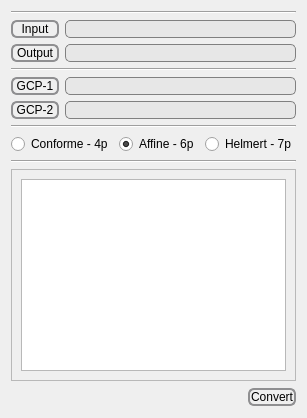
         <widget class="QWidget" name="tab_3">
          <attribute name="title">
           <string>TXT-Reprojection</string>
          </attribute>
          <layout class="QVBoxLayout" name="verticalLayout_7">
           <item>
            <layout class="QGridLayout" name="gridLayout_4">
             <item row="1" column="0">
              <widget class="QPushButton" name="rpjtxtInput">
               <property name="styleSheet">
                <string notr="true">QPushButton {
     border: 2px solid #8f8f91;
     border-radius: 6px;
     background-color: qlineargradient(x1: 0, y1: 0, x2: 0, y2: 1,
                                       stop: 0 #f6f7fa, stop: 1 #dadbde);
     min-width: 44px;
 }

 QPushButton:pressed {
     background-color: qlineargradient(x1: 0, y1: 0, x2: 0, y2: 1,
                                       stop: 0 #dadbde, stop: 1 #f6f7fa);
 }

 QPushButton:flat {
     border: none; /* no border for a flat push button */
 }

 QPushButton:default {
     border-color: navy; /* make the default button prominent */
 }</string>
               </property>
               <property name="text">
                <string>Input</string>
               </property>
              </widget>
             </item>
             <item row="4" column="0">
              <widget class="QPushButton" name="rpjtxtGCP1">
               <property name="styleSheet">
                <string notr="true">QPushButton {
     border: 2px solid #8f8f91;
     border-radius: 6px;
     background-color: qlineargradient(x1: 0, y1: 0, x2: 0, y2: 1,
                                       stop: 0 #f6f7fa, stop: 1 #dadbde);
     min-width: 44px;
 }

 QPushButton:pressed {
     background-color: qlineargradient(x1: 0, y1: 0, x2: 0, y2: 1,
                                       stop: 0 #dadbde, stop: 1 #f6f7fa);
 }

 QPushButton:flat {
     border: none; /* no border for a flat push button */
 }

 QPushButton:default {
     border-color: navy; /* make the default button prominent */
 }</string>
               </property>
               <property name="text">
                <string>GCP-1</string>
               </property>
              </widget>
             </item>
             <item row="5" column="0">
              <widget class="QPushButton" name="rpjtxtGCP2">
               <property name="styleSheet">
                <string notr="true">QPushButton {
     border: 2px solid #8f8f91;
     border-radius: 6px;
     background-color: qlineargradient(x1: 0, y1: 0, x2: 0, y2: 1,
                                       stop: 0 #f6f7fa, stop: 1 #dadbde);
     min-width: 44px;
 }

 QPushButton:pressed {
     background-color: qlineargradient(x1: 0, y1: 0, x2: 0, y2: 1,
                                       stop: 0 #dadbde, stop: 1 #f6f7fa);
 }

 QPushButton:flat {
     border: none; /* no border for a flat push button */
 }

 QPushButton:default {
     border-color: navy; /* make the default button prominent */
 }</string>
               </property>
               <property name="text">
                <string>GCP-2</string>
               </property>
              </widget>
             </item>
             <item row="1" column="1">
              <widget class="QLineEdit" name="rpjtxtInput_file">
               <property name="styleSheet">
                <string notr="true">QLineEdit {
     border: 1px solid gray;
     border-radius: 5px;
     padding: 0 8px;
     background: rgb(231, 231, 231);
 }</string>
               </property>
              </widget>
             </item>
             <item row="4" column="1">
              <widget class="QLineEdit" name="rpjtxtGCP1_file">
               <property name="styleSheet">
                <string notr="true">QLineEdit {
     border: 1px solid gray;
     border-radius: 5px;
     padding: 0 8px;
     background: rgb(231, 231, 231);
 }</string>
               </property>
              </widget>
             </item>
             <item row="5" column="1">
              <widget class="QLineEdit" name="rpjtxtGCP2_file">
               <property name="styleSheet">
                <string notr="true">QLineEdit {
     border: 1px solid gray;
     border-radius: 5px;
     padding: 0 8px;
     background: rgb(231, 231, 231);
 }</string>
               </property>
              </widget>
             </item>
             <item row="3" column="0" colspan="2">
              <widget class="Line" name="line_4">
               <property name="orientation">
                <enum>Qt::Horizontal</enum>
               </property>
              </widget>
             </item>
             <item row="2" column="0">
              <widget class="QPushButton" name="rpjtxtOutput">
               <property name="styleSheet">
                <string notr="true">QPushButton {
     border: 2px solid #8f8f91;
     border-radius: 6px;
     background-color: qlineargradient(x1: 0, y1: 0, x2: 0, y2: 1,
                                       stop: 0 #f6f7fa, stop: 1 #dadbde);
     min-width: 44px;
 }

 QPushButton:pressed {
     background-color: qlineargradient(x1: 0, y1: 0, x2: 0, y2: 1,
                                       stop: 0 #dadbde, stop: 1 #f6f7fa);
 }

 QPushButton:flat {
     border: none; /* no border for a flat push button */
 }

 QPushButton:default {
     border-color: navy; /* make the default button prominent */
 }</string>
               </property>
               <property name="text">
                <string>Output</string>
               </property>
              </widget>
             </item>
             <item row="2" column="1">
              <widget class="QLineEdit" name="rpjtxtOutput_file">
               <property name="styleSheet">
                <string notr="true">QLineEdit {
     border: 1px solid gray;
     border-radius: 5px;
     padding: 0 8px;
     background: rgb(231, 231, 231);
 }</string>
               </property>
              </widget>
             </item>
             <item row="9" column="0" colspan="2">
              <widget class="Line" name="line_5">
               <property name="orientation">
                <enum>Qt::Horizontal</enum>
               </property>
              </widget>
             </item>
             <item row="6" column="0" colspan="2">
              <widget class="Line" name="line_6">
               <property name="orientation">
                <enum>Qt::Horizontal</enum>
               </property>
              </widget>
             </item>
             <item row="0" column="0" colspan="2">
              <widget class="Line" name="line_7">
               <property name="orientation">
                <enum>Qt::Horizontal</enum>
               </property>
              </widget>
             </item>
             <item row="8" column="0" colspan="2">
              <layout class="QHBoxLayout" name="horizontalLayout_6">
               <item>
                <widget class="QRadioButton" name="rpjtxtConforme">
                 <property name="text">
                  <string>Conforme - 4p</string>
                 </property>
                </widget>
               </item>
               <item>
                <widget class="QRadioButton" name="rpjtxtAffine">
                 <property name="text">
                  <string>Affine - 6p</string>
                 </property>
                 <property name="checked">
                  <bool>true</bool>
                 </property>
                </widget>
               </item>
               <item>
                <widget class="QRadioButton" name="rpjtxtHelmert">
                 <property name="text">
                  <string>Helmert - 7p</string>
                 </property>
                </widget>
               </item>
              </layout>
             </item>
            </layout>
           </item>
           <item>
            <widget class="QScrollArea" name="scrollArea_2">
             <property name="widgetResizable">
              <bool>true</bool>
             </property>
             <widget class="QWidget" name="scrollAreaWidgetContents_2">
              <property name="geometry">
               <rect>
                <x>0</x>
                <y>0</y>
                <width>642</width>
                <height>206</height>
               </rect>
              </property>
              <layout class="QVBoxLayout" name="verticalLayout_6">
               <item>
                <widget class="QTextBrowser" name="textBrowser"/>
               </item>
              </layout>
             </widget>
            </widget>
           </item>
           <item>
            <layout class="QHBoxLayout" name="horizontalLayout_5">
             <item>
              <spacer name="horizontalSpacer">
               <property name="orientation">
                <enum>Qt::Horizontal</enum>
               </property>
               <property name="sizeHint" stdset="0">
                <size>
                 <width>40</width>
                 <height>20</height>
                </size>
               </property>
              </spacer>
             </item>
             <item>
              <widget class="QPushButton" name="rpjtxtGo">
               <property name="styleSheet">
                <string notr="true">QPushButton {
     border: 2px solid #8f8f91;
     border-radius: 6px;
     background-color: qlineargradient(x1: 0, y1: 0, x2: 0, y2: 1,
                                       stop: 0 #f6f7fa, stop: 1 #dadbde);
     min-width: 44px;
 }

 QPushButton:pressed {
     background-color: qlineargradient(x1: 0, y1: 0, x2: 0, y2: 1,
                                       stop: 0 #dadbde, stop: 1 #f6f7fa);
 }

 QPushButton:flat {
     border: none; /* no border for a flat push button */
 }

 QPushButton:default {
     border-color: navy; /* make the default button prominent */
 }</string>
               </property>
               <property name="text">
                <string>Convert</string>
               </property>
              </widget>
             </item>
            </layout>
           </item>
          </layout>
         </widget>
